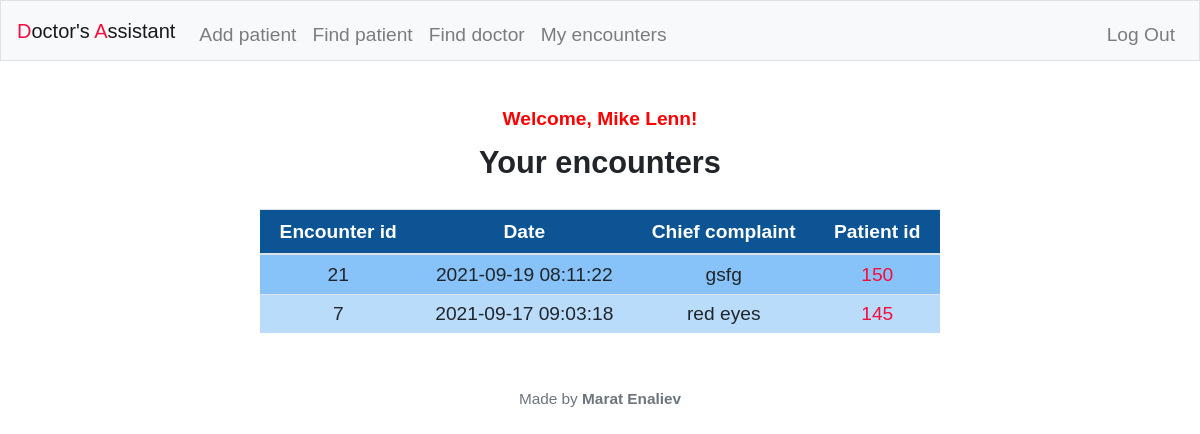
Page /patients (signed in) on the committed database.
### tables this page shows
CREATE TABLE 'doctors' ('id' integer PRIMARY KEY AUTOINCREMENT NOT NULL, 'full_name' text, 'gender' text, 'age' integer, 'experience' integer, 'specialty' text, 'username' text, 'password' text);

CREATE TABLE 'medical_encounters' ('id' integer PRIMARY KEY AUTOINCREMENT NOT NULL, 'patient_id' integer, 'chief_complaint' text, 'history_of_illness' text, 'examination' text, 'assessment_and_plan' text, 'doctor_id' integer, 'date'  timestamp DEFAULT CURRENT_TIMESTAMP  );

### application.py (the view)
@app.route("/patients")
@login_required
def patients():
    con = sqlite3.connect('./medical_history.db')
    con.row_factory = sqlite3.Row
    cur = con.cursor()
    cur.execute("SELECT * FROM medical_encounters WHERE doctor_id = ? ORDER BY date DESC", (session["user_id"],))
    data = cur.fetchall()
    cur.execute("SELECT full_name FROM doctors WHERE id = ?", (session["user_id"],))
    fullname = cur.fetchall()
    return render_template("patients.html", data = data, fullname = fullname)

### application.py (called while the page is built)
@app.after_request
def after_request(response):
    response.headers["Cache-Control"] = "no-cache, no-store, must-revalidate"
    response.headers["Expires"] = 0
    response.headers["Pragma"] = "no-cache"
    return response

### helpers.py (called while the page is built)
def login_required(f):
    @wraps(f)
    def decorated_function(*args, **kwargs):
        if session.get("user_id") is None:
            return redirect("/login")
        return f(*args, **kwargs)
    return decorated_function

### templates/patients.html (shortened to what this page needs)
{% extends "layout.html" %}
{% block main %}
  <h3 class="greeting"> Welcome, {{fullname[0]['full_name']}}!</h3>
  <h2> Your encounters </h2>
  {% if data|length == 0 %}
    <p> No encounters yet</p>
  {% else %}
  <div class="d-flex justify-content-center">
    <table class="table table-responsive table-hover patient_table mx-auto w-auto" id="found_doctors_table">
         <thead>
            <tr>
              <th>Encounter id</th>
              <th>Date</th>
              <th>Chief complaint</th>
              <th>Patient id</th>
            </tr>
          </thead>
        {% for i in range(data|length) %}
          <tr>
            <td>{{ data[i]['id'] }}</td>
            <td>{{ data[i]['date'] }}</td>
            <td>{{ data[i]['chief_complaint'] }}</td>
            <td><a href = "{{'/patient/%s'%data[i]['patient_id']}}" class="red">{{ data[i]['patient_id'] }}</a></td>
          </tr>
        {% endfor %}
    </table>
  </div>
  {% endif %}
{% endblock %}

### static/styles.css (style rules this page uses)
body { text-align: center; font-size: 1.2em; font-family: "Helvetica", "sans-serif"; }
h1, h2 { margin-bottom: 1em; font-weight: bold; }
h2 { font-size: 1.6em; }
.red { color: #F50E3E; }
.greeting { margin-bottom: 1em; color: red; font-weight: bold; }
.patient_table { margin-bottom: 0.5em; }
.patient_table tr td { padding: 0.5em 1em 0.5em 1em; text-align: center; max-width: 15em; }
.patient_table thead tr th { background-color: #0C5493; font-weight: bold; color: #FFF; padding-right: 1em; padding-left: 1em; }
.patient_table tr:nth-child(odd) { background-color: #87C3F8; }
.patient_table tr:nth-child(even) { background-color: #B9DCFB; }

### rows in the picture
doctors: full_name "Mike Lenn"
medical_encounters: id "21", date "2021-09-19 08:11:22", chief_complaint "gsfg", patient "150"
medical_encounters: id "7", date "2021-09-17 09:03:18", chief_complaint "red eyes", patient "145"
